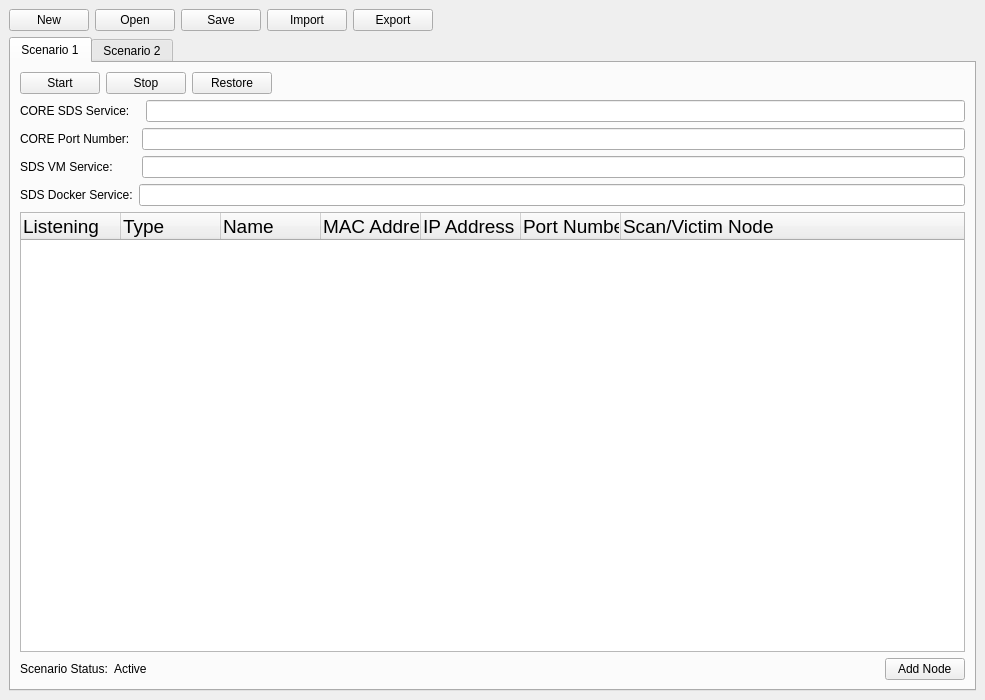
<?xml version="1.0" encoding="UTF-8"?>
<ui version="4.0">
 <class>MainWindow</class>
 <widget class="QMainWindow" name="MainWindow">

  <property name="geometry">
   <rect>
    <x>0</x>
    <y>0</y>
    <width>985</width>
    <height>700</height>
   </rect>
  </property>

  <property name="minimumSize">
   <size>
    <width>812</width>
    <height>580</height>
   </size>
  </property>

  <property name="windowTitle">
   <string>Scan Detection System</string>
  </property>
  
  <widget class="QWidget" name="CentralLayout_MainWindow">
   <layout class="QGridLayout" name="gridLayout_2">
    <item row="1" column="0">
     <layout class="QVBoxLayout" name="TabWidgetLayout_MainWindow">
      <item>
       <widget class="QTabWidget" name="TabWidget_MainWindow">
        <property name="currentIndex">
         <number>0</number>
        </property>
        <widget class="QWidget" name="Tab_MainWindow">
         <attribute name="title">
          <string>Scenario 1</string>
         </attribute>
         <layout class="QGridLayout" name="gridLayout">
          <item row="0" column="0">
           <layout class="QVBoxLayout" name="TabLayout_MainWindow">
            <item>
             <layout class="QHBoxLayout" name="ScenarioButtonsLayout_MainWindow">
              <item>
               <widget class="QPushButton" name="StartScenarioButton_MainWindow">
                <property name="toolTip">
                 <string>Start Scenario</string>
                </property>
                <property name="text">
                 <string>  Start  </string>
                </property>
               </widget>
              </item>
              <item>
               <widget class="QPushButton" name="StopScenarioButton_MainWindow">
                <property name="toolTip">
                 <string>Stop Scenario</string>
                </property>
                <property name="text">
                 <string>  Stop  </string>
                </property>
               </widget>
              </item>
              <item>
               <widget class="QPushButton" name="RestoreScenarioButton_MainWindow">
                <property name="toolTip">
                 <string>Restore Scenario</string>
                </property>
                <property name="text">
                 <string>Restore</string>
                </property>
               </widget>
              </item>
              <item>
               <spacer name="ScenarioButtonsHorizontalSpacer_MainWindow">
                <property name="orientation">
                 <enum>Qt::Horizontal</enum>
                </property>
                <property name="sizeHint" stdset="0">
                 <size>
                  <width>40</width>
                  <height>20</height>
                 </size>
                </property>
               </spacer>
              </item>
             </layout>
            </item>
            <item>
             <layout class="QVBoxLayout" name="ServicesLayout_MainWindow">
              <item>
               <layout class="QHBoxLayout" name="CORESDSServiceLayout_MainWindow">
                <item>
                 <widget class="QLabel" name="CORESDSServiceLabel_MainWindow">
                  <property name="text">
                   <string>CORE SDS Service:   </string>
                  </property>
                 </widget>
                </item>
                <item>
                 <widget class="QLineEdit" name="CORESDSServiceInput_MainWindow"/>
                </item>
               </layout>
              </item>
              <item>
               <layout class="QHBoxLayout" name="COREPortLayout_MainWindow">
                <item>
                 <widget class="QLabel" name="COREPortLabel_MainWindow">
                  <property name="text">
                   <string>CORE Port Number:  </string>
                  </property>
                 </widget>
                </item>
                <item>
                 <widget class="QLineEdit" name="COREPortInput_MainWindow"/>
                </item>
               </layout>
              </item>
              <item>
               <layout class="QHBoxLayout" name="SDSVMServiceLayout_MainWindow">
                <item>
                 <widget class="QLabel" name="SDSVMServiceLabel_MainWindow">
                  <property name="text">
                   <string>SDS VM Service:       </string>
                  </property>
                 </widget>
                </item>
                <item>
                 <widget class="QLineEdit" name="SDSVMServiceInput_MainWindow"/>
                </item>
               </layout>
              </item>
              <item>
               <layout class="QHBoxLayout" name="SDSDockerServiceLayout_MainWindow">
                <item>
                 <widget class="QLabel" name="SDSDockerServiceLabel_MainWindow">
                  <property name="text">
                   <string>SDS Docker Service:</string>
                  </property>
                 </widget>
                </item>
                <item>
                 <widget class="QLineEdit" name="SDSDockerServiceInput_MainWindow"/>
                </item>
               </layout>
              </item>
             </layout>
            </item>
            <item>
             <widget class="QTreeWidget" name="NodesTreeWidget_MainWindow">
              <column>
               <property name="text">
                <string>Listening</string>
               </property>
               <property name="font">
                <font>
                 <pointsize>14</pointsize>
                 <weight>50</weight>
                 <bold>false</bold>
                </font>
               </property>
              </column>
              <column>
               <property name="text">
                <string>Type                                               </string>
               </property>
               <property name="font">
                <font>
                 <pointsize>14</pointsize>
                 <weight>50</weight>
                 <bold>false</bold>
                </font>
               </property>
              </column>
              <column>
               <property name="text">
                <string>Name                                                                                                                                          </string>
               </property>
               <property name="font">
                <font>
                 <pointsize>14</pointsize>
                 <weight>50</weight>
                 <bold>false</bold>
                </font>
               </property>
              </column>
              <column>
               <property name="text">
                <string>MAC Address  </string>
               </property>
               <property name="font">
                <font>
                 <pointsize>14</pointsize>
                </font>
               </property>
              </column>
              <column>
               <property name="text">
                <string>IP Address</string>
               </property>
               <property name="font">
                <font>
                 <pointsize>14</pointsize>
                </font>
               </property>
              </column>
              <column>
               <property name="text">
                <string>Port Number</string>
               </property>
               <property name="font">
                <font>
                 <pointsize>14</pointsize>
                 <weight>50</weight>
                 <bold>false</bold>
                </font>
               </property>
              </column>
              <column>
               <property name="text">
                <string>Scan/Victim Node</string>
               </property>
               <property name="font">
                <font>
                 <pointsize>14</pointsize>
                 <weight>50</weight>
                 <bold>false</bold>
                </font>
               </property>
              </column>
             </widget>
            </item>
            <item>
             <layout class="QHBoxLayout" name="ScenarioBottomSectionLayout_MainWindow">
              <item>
               <widget class="QLabel" name="ScenarioStatusLabel_MainWindow">
                <property name="text">
                 <string>Scenario Status:</string>
                </property>
               </widget>
              </item>
              <item>
               <widget class="QLabel" name="ScenarioStatus_MainWindow">
                <property name="text">
                 <string>Active</string>
                </property>
               </widget>
              </item>
              <item>
               <spacer name="ScenarioBottomSectionHorizontalSpacer_MainWindow">
                <property name="orientation">
                 <enum>Qt::Horizontal</enum>
                </property>
                <property name="sizeHint" stdset="0">
                 <size>
                  <width>40</width>
                  <height>20</height>
                 </size>
                </property>
               </spacer>
              </item>
              <item>
               <widget class="QPushButton" name="ScenarioAddNodeButton_MainWindow">
                <property name="toolTip">
                 <string>Add New Node</string>
                </property>
                <property name="text">
                 <string>  Add Node  </string>
                </property>
               </widget>
              </item>
             </layout>
            </item>
           </layout>
          </item>
         </layout>
        </widget>
        <widget class="QWidget" name="Tab2">
         <attribute name="title">
          <string>Scenario 2</string>
         </attribute>
         <widget class="QPushButton" name="TestButton">
          <property name="geometry">
           <rect>
            <x>490</x>
            <y>150</y>
            <width>113</width>
            <height>32</height>
           </rect>
          </property>
          <property name="text">
           <string>PushButton</string>
          </property>
         </widget>
        </widget>
       </widget>
      </item>
     </layout>
    </item>
    <item row="0" column="0">
     <layout class="QHBoxLayout" name="ButtonsLayout_MainWindow">
      <item>
       <widget class="QPushButton" name="NewButton_MainWindow">
        <property name="toolTip">
         <string>New Project</string>
        </property>
        <property name="text">
         <string>  New  </string>
        </property>
       </widget>
      </item>
      <item>
       <widget class="QPushButton" name="OpenButton_MainWindow">
        <property name="toolTip">
         <string>Open Project</string>
        </property>
        <property name="text">
         <string>  Open  </string>
        </property>
       </widget>
      </item>
      <item>
       <widget class="QPushButton" name="SaveButton_MainWindow">
        <property name="toolTip">
         <string>Save Project</string>
        </property>
        <property name="text">
         <string>  Save  </string>
        </property>
       </widget>
      </item>
      <item>
       <widget class="QPushButton" name="ImportButton_MainWindow">
        <property name="toolTip">
         <string>Import Project</string>
        </property>
        <property name="text">
         <string>Import</string>
        </property>
       </widget>
      </item>
      <item>
       <widget class="QPushButton" name="ExportButton_MainWindow">
        <property name="toolTip">
         <string>Export Project</string>
        </property>
        <property name="text">
         <string>Export</string>
        </property>
       </widget>
      </item>
      <item>
       <spacer name="ButtonsLayoutHorizontalSpacer_MainWindow">
        <property name="orientation">
         <enum>Qt::Horizontal</enum>
        </property>
        <property name="sizeHint" stdset="0">
         <size>
          <width>40</width>
          <height>20</height>
         </size>
        </property>
       </spacer>
      </item>
     </layout>
    </item>
   </layout>
  </widget>
 </widget>
 <resources/>
 <connections/>
</ui>
